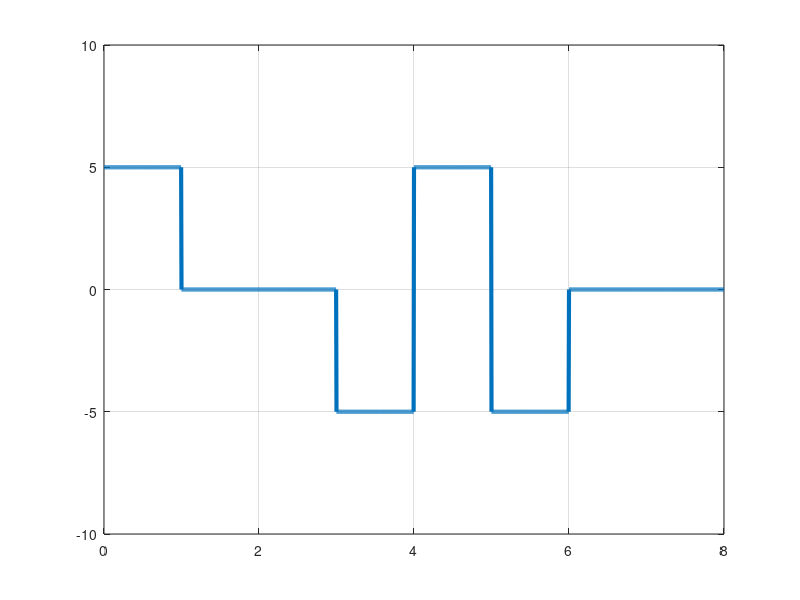

Write MATLAB code to recreate this figure.
figure;

bits = [1 0 0 1 1 1 0 0];

n = 200;
len = length(bits);
bitrate = 1

N = n*len;
T = len/bitrate

dt = T/N;

t = 0:dt:T;
x = zeros(1,length(t))

state = int16(5)

for i=0:len-1
  if bits(i+1) == 1
    x(i*n+1:(i+1)*n) = state;
    state = -state;
  endif
endfor

plot(t,x,'LineWidth',3);
axis([0 t(end) -10 10]);
grid on;
